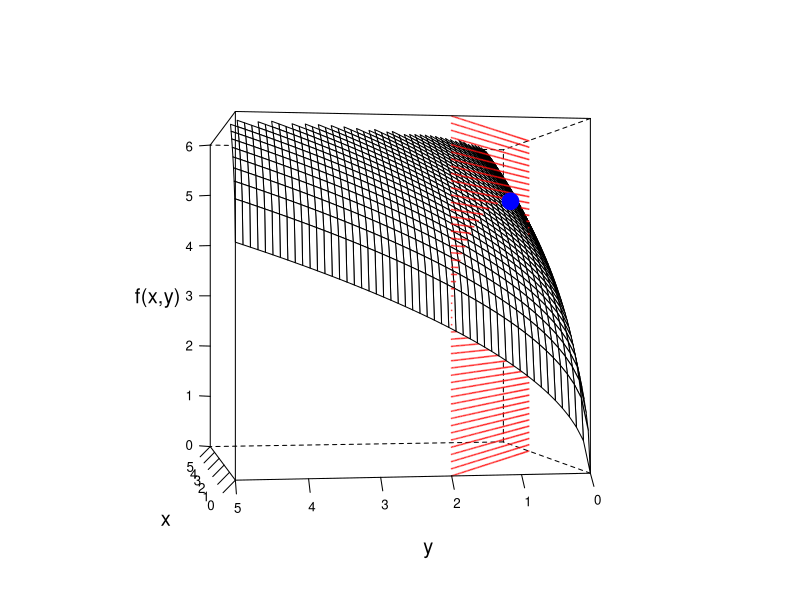

The R script that drew this image:

x = matrix(rep(seq(0,5,length.out=50),50),50)
y = t(matrix(rep(seq(0,5,length.out=50),50),50))
z = (5*x)^0.5 + (3*y)^0.5

X = c(matrix(rep(seq(0,(3+1/3),length.out=75),75),75))
Y = c(2 - 0.6*X)
Z = c(matrix(sort(rep(seq(min(z),max(z),length.out=75),75)),75))

par.set = list(axis.line=list(col="transparent"), clip=list(panel="off"))
names(par.set) = c("axis.line","clip")

# Optimum
fct    = function(x){sqrt(5*x[1]) + sqrt(3*x[2])}      # objective function
A      = matrix(c(-3, -5), nrow = 1,                   
                ncol = 2, byrow = TRUE)
b      = c(-10)                                        # vector of constraints
answer = constrOptim(c(1, 1), fct, NULL,               
                     ui = A, ci = b,
                     control = list(fnscale = -1))
ptopt  = c(answer$par, answer$value)                   # optimal point

pts = rbind(cbind(X,Y,Z),ptopt)
require("lattice")
wireframe(z ~ x*y, pts = pts, shade = F, aspect = 1, scales = list(col = "black", arrows = FALSE),
          zlim = c(0, 6), drape = F, colorkey = F, screen = list(z = 70, x = -90, y = 30),
          par.settings = par.set, 
          xlab = list("x", cex = 1.2),
          ylab = list("y", cex = 1.2),
          zlab = list("f(x,y)", cex = 1.2),
          panel.3d.wireframe = function(x, y, z, X, Y, Z, xlim, ylim, zlim, xlim.scaled, 
                                        ylim.scaled, zlim.scaled, pts,...){ 
            
            panel.3dscatter(x = pts[pts[, 3] <= sqrt(5*pts[, 1]) + sqrt(3*pts[, 2]), 1], 
                            y = pts[pts[, 3] <= sqrt(5*pts[, 1]) + sqrt(3*pts[, 2]), 2],
                            z = pts[pts[, 3] <= sqrt(5*pts[, 1]) + sqrt(3*pts[, 2]), 3], 
                            xlim = xlim, ylim = ylim, zlim = zlim,
                            xlim.scaled = xlim.scaled,
                            ylim.scaled = ylim.scaled, 
                            zlim.scaled = zlim.scaled,
                            type = "p", pch = 19, col = rgb(1, 0.05, 0.05, alpha = 0.5), 
                            cex = 0.1, .scale = TRUE, ...)
            
            panel.3dwire(x = x, y = y, z = z, xlim = xlim, ylim = ylim, zlim = zlim, 
                         xlim.scaled = xlim.scaled,
                         ylim.scaled = ylim.scaled, 
                         zlim.scaled = zlim.scaled, ...)
            
            panel.3dscatter(x = pts[pts[, 3] >= sqrt(5*pts[, 1]) + sqrt(3*pts[, 2]), 1],
                            y = pts[pts[, 3] >= sqrt(5*pts[, 1]) + sqrt(3*pts[, 2]), 2],
                            z = pts[pts[, 3] >= sqrt(5*pts[, 1]) + sqrt(3*pts[, 2]), 3], 
                            xlim = xlim, ylim = ylim, zlim = zlim, 
                            xlim.scaled = xlim.scaled,
                            ylim.scaled = ylim.scaled, 
                            zlim.scaled = zlim.scaled,
                            type = "p", pch = 19, 
                            col = rgb(1, 0.05, 0.05, alpha = 0.5), 
                            cex = 0.1, .scale = TRUE, ...)
            
            panel.3dscatter(x = pts[length(pts[, 1]), 1],
                            y = pts[length(pts[, 1]), 2],
                            z = pts[length(pts[, 1]), 3], 
                            xlim = xlim, ylim = ylim, zlim = zlim, 
                            xlim.scaled = xlim.scaled,
                            ylim.scaled = ylim.scaled, 
                            zlim.scaled = zlim.scaled,
                            type = "p", pch = 19, col = "blue", 
                            cex = 2, .scale = TRUE, ...)
          })
